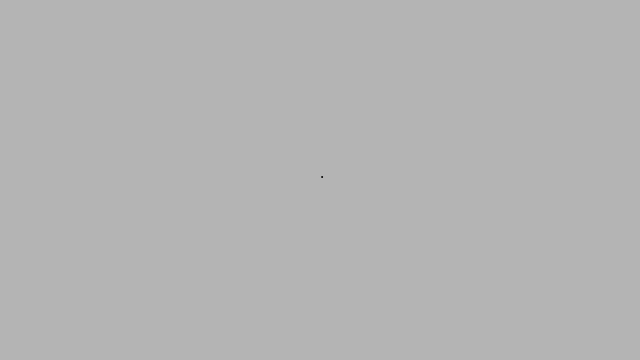
Frame 1 (no input)
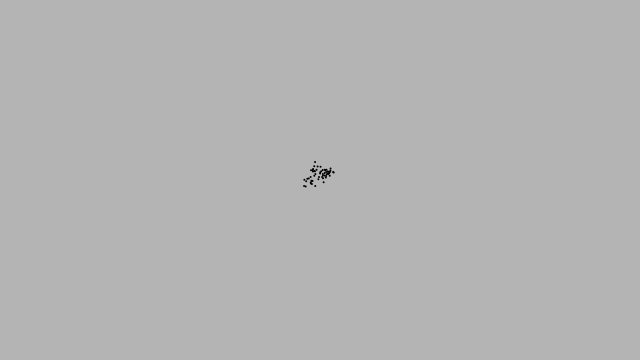
Frame 60 (no input)
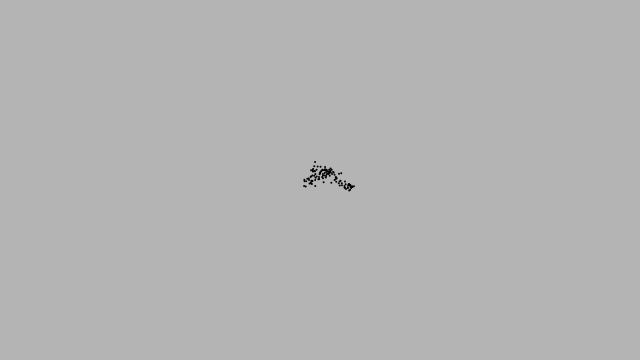
Frame 120 (the mouse pressed at the canvas centre since frame 60)

The p5.js sketch that drew these frames (run headless with seeded random() and noise() and a simulated clock; from frame 60 on, the mouse is pressed at the canvas centre):

// p5.js sketch
// ── sketch.js
let walker

function setup() {
  createCanvas(640, 360)
  background(180)
  walker = new Walker(width/2, height/2, 5)
}

function draw() {
  walker.update()
  walker.show()
}
// ── walker.js
class Walker {
  constructor(x, y, mul=1) {
    this.pos = createVector(x, y)
    this.mul = mul
  }

  update() {
    this.pos.x += random(-1, 1) * this.mul
    this.pos.y += random(-1, 1) * this.mul
  }

  show() {
    stroke(0)
    strokeWeight(2)
    point(this.pos.x, this.pos.y)
  }
}
